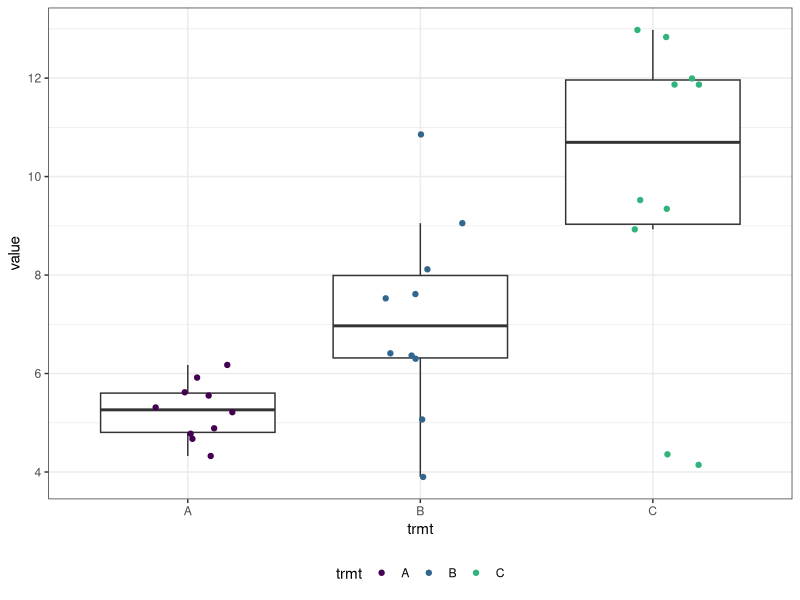
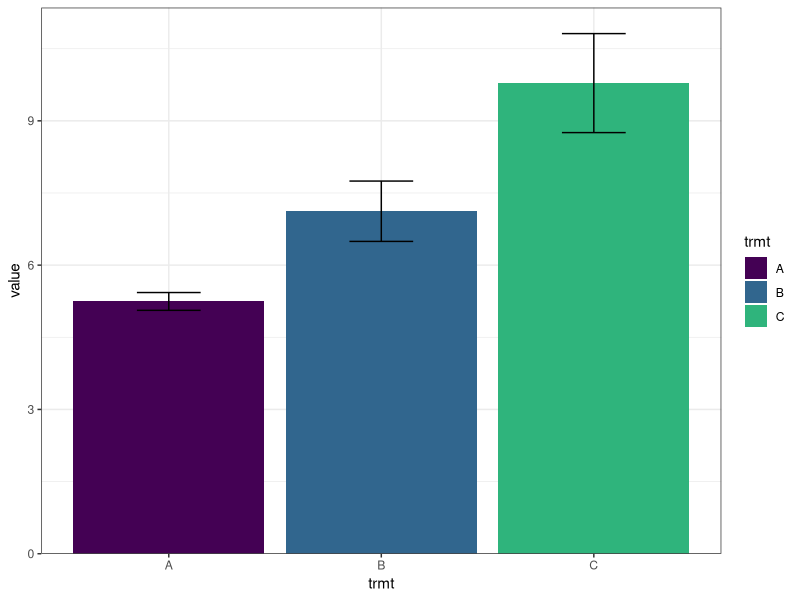
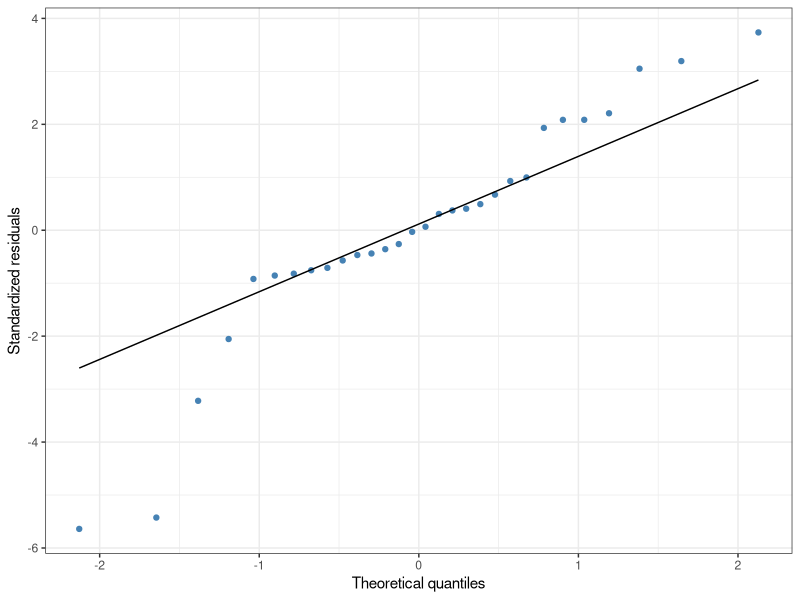
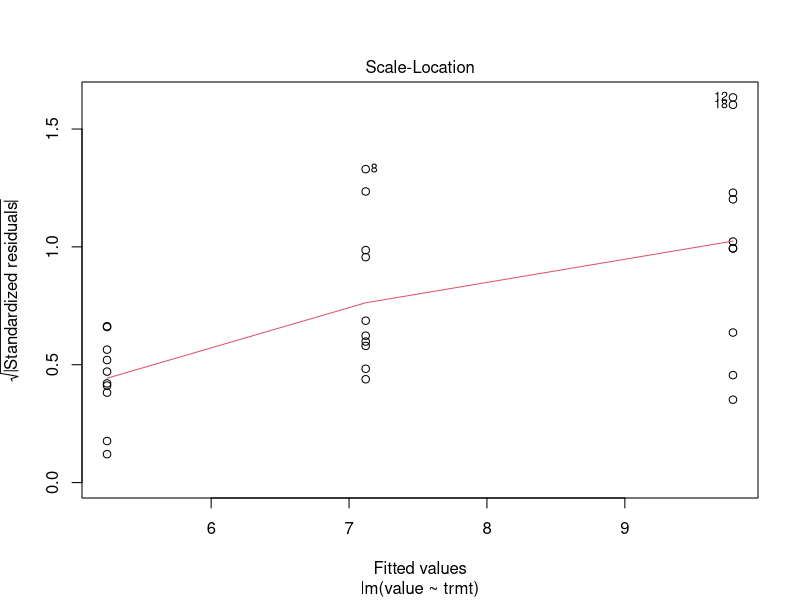
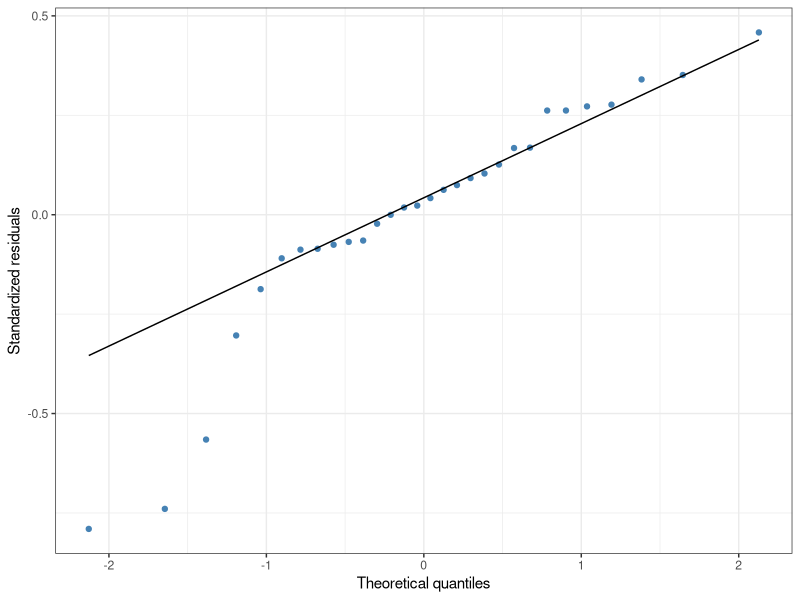
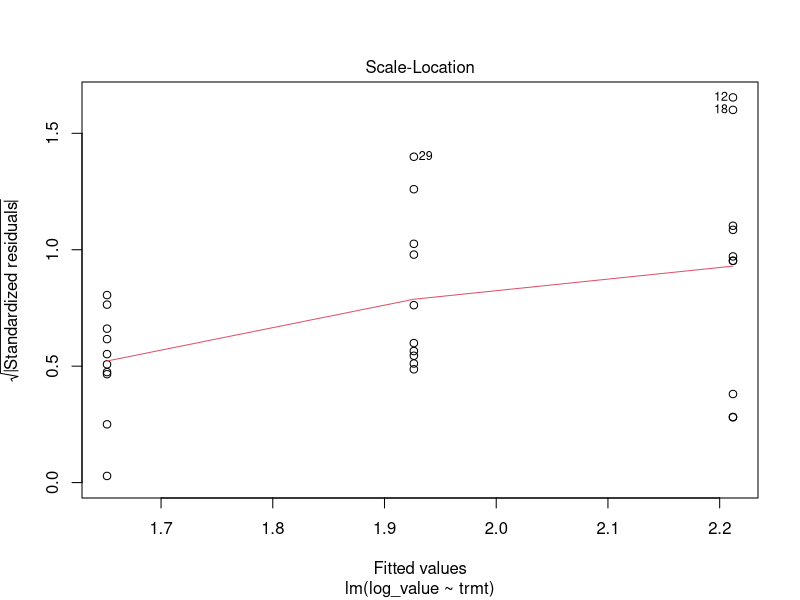

Here is the R script that generated these plots, in order: (Note: this script raises an error after producing the figures.)
# R code to develop Shiny app for running ANOVAs or K-W tests
# Part 1 of 3: exploratory tables and plots, ANOVA assumptions, and transformations

#load packages
library(tidyverse)
library(broom)
library(rstatix)

#### Simulate data-=======================================================================================
### Create three vectors from random normal distribution
set.seed(101)
A<-rnorm(10,5,1)
B<-rnorm(10,8,2)
C<-rnorm(10,10,4)

### Combine vectors into a tibble (long format)
tibble(A,B,C) %>% 
  pivot_longer(cols=everything(),names_to="trmt",values_to="value") -> sampDF


### Create function to make tibble-------------------------------------------------------------------------
samp_maker<-function(n=10){
  tibble(
    A=rnorm(n,10,1),
    B=rnorm(n,14,3),
    C=rnorm(n,18,5)
  ) %>% 
    pivot_longer(cols=everything(),names_to="trmt",values_to="value")
}


#### Exploratory data analysis============================================================================
### Summary data table
sampDF %>%
  group_by(trmt) %>%
  summarize(across(value, list(n=length,min=min,median=median,mean=mean,max=max,sd=sd,se=function(x) sd(x)/sqrt(length(x))),.names="{.fn}"))

### Exploratory plots
## Boxplot
sampDF %>%
  ggplot(aes(x=trmt,y=value)) +
  geom_boxplot(outlier.shape=NA) +
  geom_point(aes(color=trmt),position=position_jitterdodge()) +
  scale_color_viridis_d(begin=0,end=0.65) +
  theme_bw() +
  theme(legend.position="bottom")

## Barplot
sampDF %>%
  ggplot(aes(x=trmt,y=value,fill=trmt)) +
  stat_summary(fun="mean",geom="bar") +
  stat_summary(fun.data="mean_se",geom="errorbar",width=0.3) +
  scale_fill_viridis_d(begin=0,end=0.65) +
  scale_y_continuous(expand=expansion(mult=c(0,0.05))) +
  theme_bw()


#### ANOVA assumptions=====================================================================================
### Pull residuals
mod<-lm(value~trmt,data=sampDF)
augment(mod)[,c("trmt","value",".resid")] %>%
  rename(resid=".resid") -> mod_residDF

### Test normality assumption
## Graphically
mod_residDF %>%
  ggplot(aes(sample=resid)) +
  stat_qq(color="steelblue") + 
  stat_qq_line() +
  labs(x="Theoretical quantiles",
       y="Standardized residuals") +
  theme_bw()
#many outliers at the tails

## Statistically
mod_residDF %>%
  shapiro_test(resid) 
#p=0.0235; non-normal


### Test equal variance assumption
## Graphically 
plot(mod,which=3)
#line is clearly not horizontal, so variance unequal

## Statistically
mod_residDF %>%
  levene_test(value~trmt)
#p=0.0113; unequal variance


### Create function to pull residuals------------------------------------------------------------------
residual_extracter<-function(data,y, trmt){
  mod<-lm(y~trmt,data)
  augment(mod)[,c("trmt","value",".resid")] %>%
    rename(resid=".resid") -> mod_residDF
  mod_residDF
}


#### Data transformations & ANOVA assumptions===========================================================
### Transform data
## Log 
sampDF %>%
  mutate(log_value=log(value)) -> sampDF_log

mod_log<-lm(log_value~trmt,data=sampDF_log)
augment(mod_log)[,c("trmt","log_value",".resid")] %>%
  rename(resid=".resid") -> mod_log_residDF


## Square-root
sampDF %>%
  mutate(sqrt_value=sqrt(value)) -> sampDF_sqrt

mod_sqrt<-lm(sqrt_value~trmt,data=sampDF_sqrt)
augment(mod_sqrt)[,c("trmt","sqrt_value",".resid")] %>%
  rename(resid=".resid") -> mod_sqrt_residDF


## Reciprocal
sampDF %>%
  mutate(recip_value=1/value) -> sampDF_recip

mod_recip<-lm(recip_value~trmt,data=sampDF_recip)
augment(mod_recip)[,c("trmt","recip_value",".resid")] %>%
  rename(resid=".resid") -> mod_recip_residDF


### Test assumptions (using log-transform as an example)
## Normality
# Graphically
mod_log_residDF %>%
  ggplot(aes(sample=resid)) +
  stat_qq(color="steelblue") + 
  stat_qq_line() +
  labs(x="Theoretical quantiles",
       y="Standardized residuals") +
  theme_bw()
#highly skewed tail; appears non-normal

# Statistically
mod_log_residDF %>%
  shapiro_test(resid) 
#p=0.0054; non-normal


## Equal variance
# Graphically
plot(mod_log,which=3)
#non horizontal; appears unequal

# Statistically
mod_log_residDF %>%
  levene_test(log_value~trmt)
#equal variance


### Create function to build DF of transformed values and residuals-----------------------------------------
data_transformer-function(data,trans,test){
  data %>%
    mutate(trans_value=trans(value)) %>%
    lm(trans_value~trmt,.) %>%
    augment() %>%
    select(trmt,trans_value,resid=".resid") -> sampDF_trans
  sampDF_trans
}
